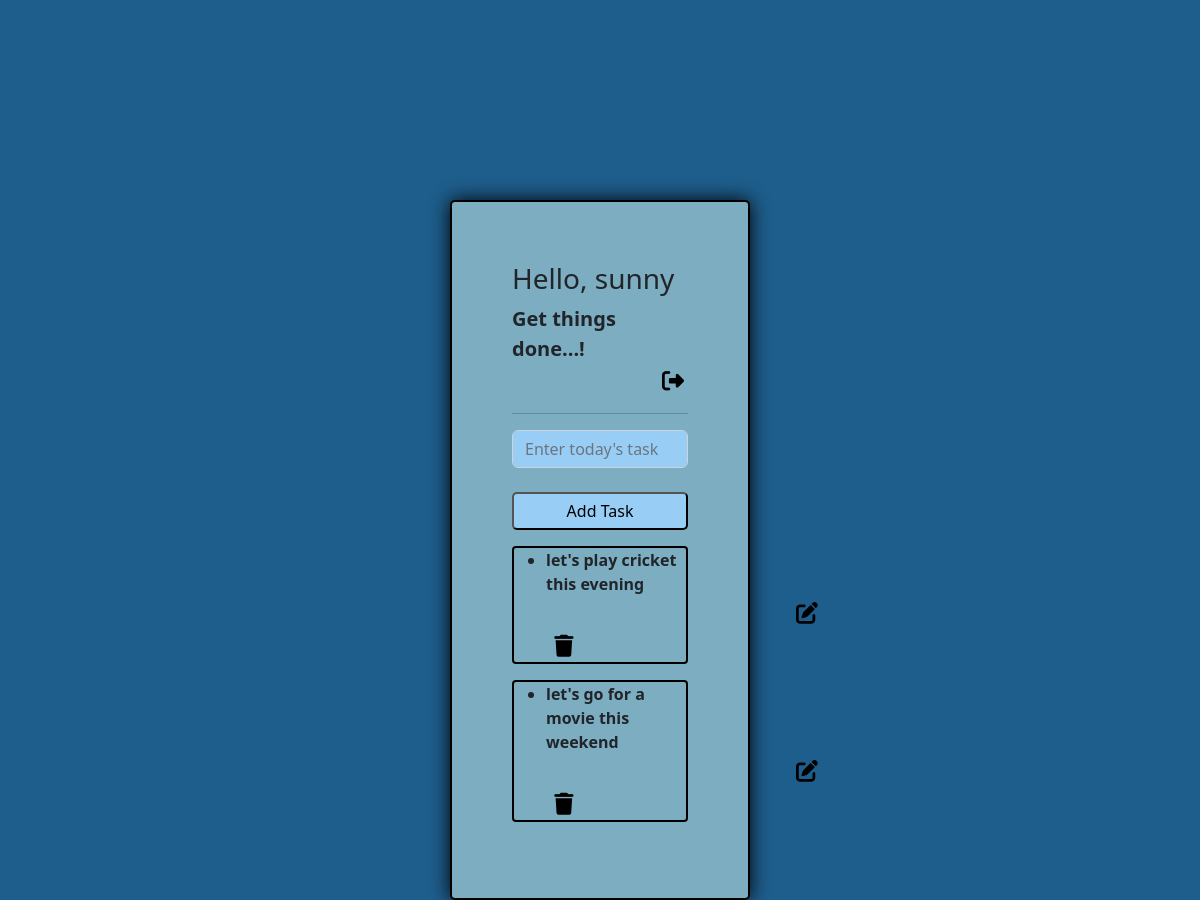
Page /todo/ (signed in) on the earlier database version.
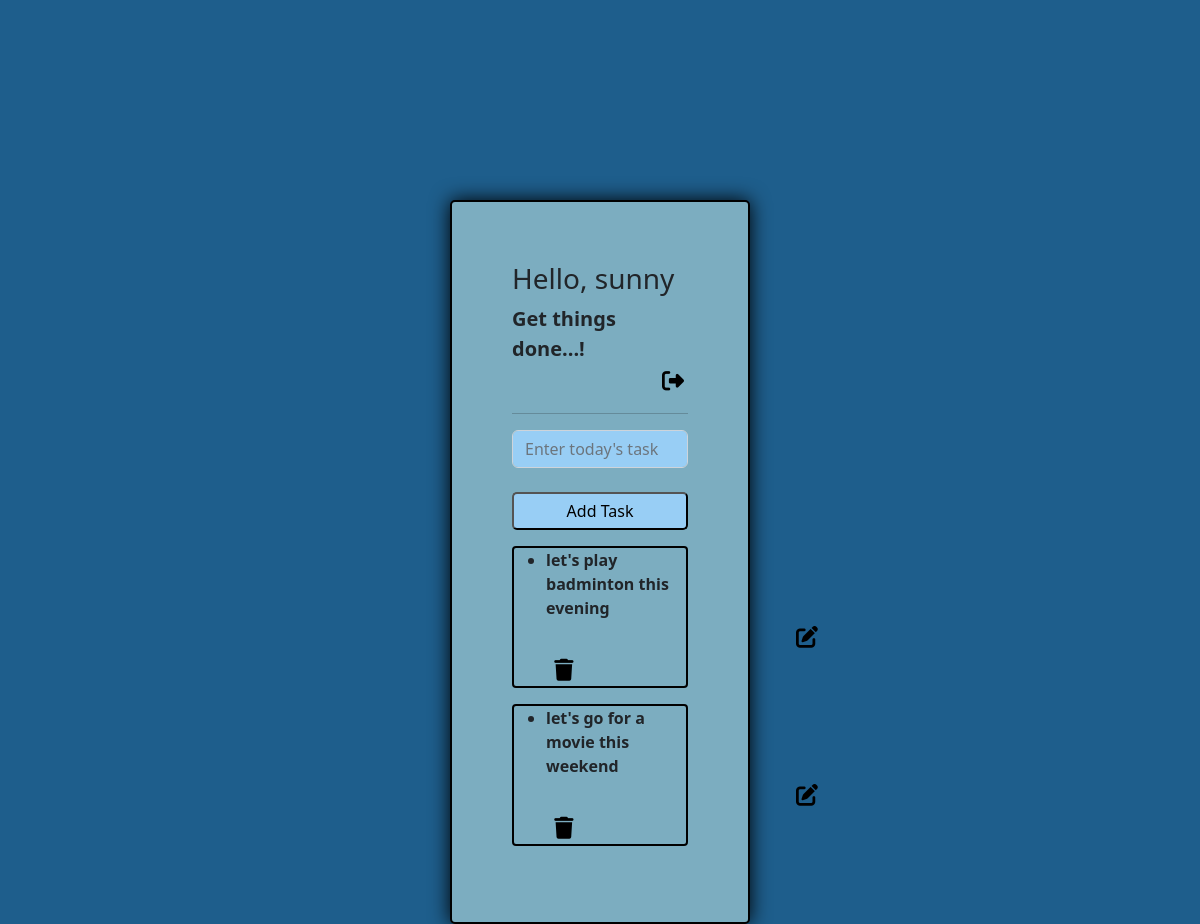
Same page on the later database version.
### todoapp/models.py (models this page shows)
class ToDo(models.Model):
    srno = models.AutoField(primary_key=True,auto_created=True)
    title = models.CharField(max_length=50)
    date = models.DateTimeField(auto_now_add=True)
    user = models.ForeignKey(User,on_delete=models.CASCADE)

### todoapp/views.py (the view)
# urls.py: path('todo/',views.todo),
@login_required(login_url='/login')
def todo(request):
    if request.method=='POST':
        title = request.POST.get('title')
        obj = models.ToDo(title=title,user=request.user)
        obj.save()
        res= models.ToDo.objects.filter(user=request.user).order_by('-date')
        return redirect('/todo',{'res':res})
    res= models.ToDo.objects.filter(user=request.user).order_by('-date')
    return render(request,'todoapp/todo.html',{'res':res})

### templates/todoapp/todo.html (shortened to what this page needs)
{% extends 'todoapp/base.html' %}
{% block content %}
<div class="container w-25">
    <form method="post">
        <h3>Hello, {{user}}</h3>
        <b style="font-size: 20px;">Get things done...!</b>
        <a href="{% url 'signout' %}" id="space">
            <i class="fa-solid fa-right-from-bracket"></i></a>
        <hr>
        <div class="mb-3">
            <input type="text" class="form-control" id="formGroupExampleInput2" placeholder="Enter today's task"
                name="title" required>
            <br>
            <input type="submit" class="button w-100" id="button" value="Add Task">
        </div>
    </form>
    {% for todo in res %}
    <ul class="box">
        <li><b>{{todo.title}}</b>
        </li>
        <i class="gap">
            <a href="/edit_todo/{{todo.srno}}"><i class="fa-solid fa-pen-to-square"></i></a>&nbsp;
            <a href="/delete_todo/{{todo.srno}}"><i class="fa-solid fa-trash"></i></a>
        </i>
    </ul>
    {% endfor %}
</div>
{% endblock %}

### templates/todoapp/base.html (shortened to what this page needs)
{% load static %}
<!DOCTYPE html>
<html lang="en">
<head>
    <link href="https://cdn.jsdelivr.net/npm/bootstrap@5.2.3/dist/css/bootstrap.min.css" rel="stylesheet"
>
    <link rel="stylesheet" href="{% static 'css/style.css' %}">
</head>
<body>
    {% block content %}
    {% endblock %}
</body>
</html>

### static/css/style.css (style rules this page uses)
.container { margin-top: 200px; border: 2px solid black; padding: 60px; border-radius: 5px; box-shadow: 0 0 20px black; background-color: rgb(124, 173, 192); }
body { background-color: rgb(30, 94, 140); }
#button { background-color: rgb(152, 206, 245); border-radius: 5px; padding: 5px; }
a { color: black; font-size: 22px; }
.form-control { background-color: rgb(152, 206, 245); }
.box { border: 2px solid black; border-radius: 4px; }
.gap { margin-left: 250px; }
#space { margin-left: 150px; }

Differences in the rows shown:
removed ToDo: title "let's play cricket this evening"
added ToDo: title "let's play badminton this evening"
